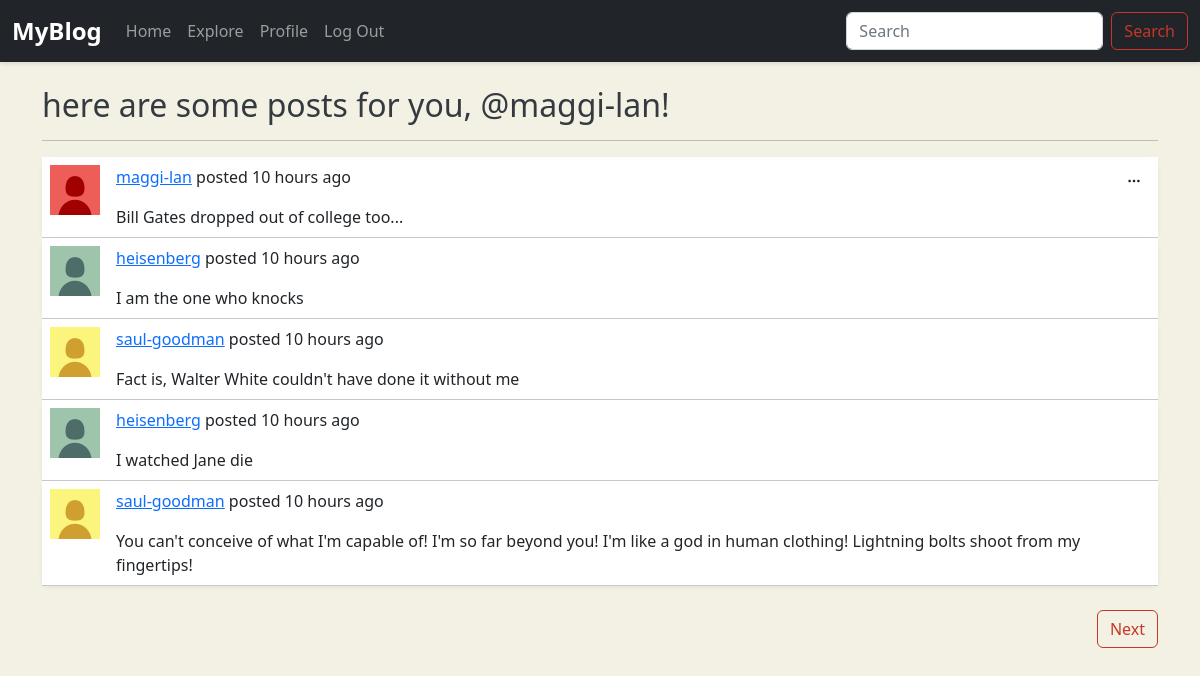
Page /explore (signed in) on the committed database.
### tables this page shows
CREATE TABLE users (
id INTEGER PRIMARY KEY AUTOINCREMENT,
username TEXT UNIQUE NOT NULL,
hash TEXT NOT NULL,
name TEXT,
bio TEXT,
pfp TEXT);

CREATE TABLE posts (
id INTEGER PRIMARY KEY AUTOINCREMENT,
user_id INTEGER NOT NULL,
content TEXT NOT NULL,
post_time TIMESTAMP DEFAULT CURRENT_TIMESTAMP,
FOREIGN KEY (user_id) REFERENCES users(id) ON DELETE CASCADE);

### app.py (the view)
@app.route("/explore")
@login_required
def explore():
    cursor = get_db().cursor()
    page = int(request.args.get("page", 1))
    per_page = 5
    offset = (page - 1) * per_page
    cursor.execute("SELECT posts.id, username, content, post_time, users.pfp FROM posts JOIN users ON users.id = user_id ORDER BY post_time DESC LIMIT ? OFFSET ?", (per_page, offset))
    posts = cursor.fetchall()
    for i in range(len(posts)):
        posts[i] = dict(posts[i])
        post = posts[i]
        post["post_time"] = time_ago(post["post_time"])
    cursor.execute("SELECT COUNT(*) FROM posts")
    total_posts = cursor.fetchone()[0]
    total_pages = (total_posts + per_page - 1) // per_page
    print(total_pages)
    return render_template("explore.html", posts=posts, page=page, total_pages=total_pages)

### app.py (called while the page is built)
@app.teardown_appcontext # this will automatically close the db connection after each request
def close_connection(exception):
    db = g.pop('db', None)
    if db is not None:
        db.close()

### helper.py (called while the page is built)
def get_db():
    if 'db' not in g:  # 'g' is a temporary storage object
        g.db = connect("blog.db") # 'db' is an attribute in which we are going to store the connection
        g.db.row_factory = Row  #rows will be a list while row will be an object
    return g.db

def login_required(main): # decorator function
    @wraps(main) # helps in importing some meta data to the inner function --> no use, it just makes stuff easier for the intepreter
    def inner(*args, **kwargs):  # args and kwargs already represent the arguements the main arguement recieves
        if not session.get("user_id"):
            return redirect("/login")
        return main(*args, **kwargs)
    return inner

def time_ago(post_time):
    post_time = datetime.strptime(post_time, "%Y-%m-%d %H:%M:%S").replace(tzinfo=timezone.utc)
    now = datetime.now(timezone.utc)
    seconds = int((now - post_time).total_seconds())
    if seconds < 60:
        return f"{seconds} seconds" if (seconds != 1) else f"{seconds} second"
    elif seconds < 60*60:
        minutes =  seconds // 60
        return f"{minutes} minutes" if (minutes > 1) else f"{minutes} minute"
    elif seconds < 60*60*24:
        hours = seconds // (60 * 60)
        return f"{hours} hours" if (hours > 1) else f"{hours} hour"
    else:
        days = seconds // (60*60*24)
        return f"{days} days" if (days > 1) else f"{days} day"

### templates/explore.html (shortened to what this page needs)
{% extends "layout.html" %}
{% block body %}
    <div class="container py-4">
        <h2>here are some posts for you, @{{ session.username }}!</h2>
        <hr>
        {% set path = '/explore' %}
        {% include 'posts.html' %}
    </div>
{% endblock %}

### templates/posts.html (shortened to what this page needs)
<table class="table table-hover" id="posts" valign="top">
    {% for post in posts %}
        <tr>
            <td style="width: 60px;">
                <img src="{{ post.pfp }}" style="width: 50px; height: 50px;">
            </td>
            <td>
                <p>
                    <a href="/profile/{{ post.username }}">{{ post.username }}</a>
                    posted {{ post.post_time }} ago
                </p>
                {{ post.content }}
            </td>
            <td style="width: 1%; white-space: nowrap;">
                {% if post.username == session["username"] %}
                    <div class="dropdown text-end">
                        <button class="btn btn-sm" type="button" data-bs-toggle="dropdown" aria-expanded="false">
                            <i class="bi bi-three-dots"></i>
                        </button>
                    </div>
                {% endif %}
            </td>
        </tr>
    {% endfor %}
</table>
<div class="d-flex justify-content-between my-4">
    {% if total_pages > page %}
        <a class="btn btn-outline-success" href="{{ path }}?page={{ page + 1 }}#posts">Next</a>
    {% else %}
        <span></span>
    {% endif %}
</div>

### static/styles.css (style rules this page uses)
body { background-color: #f3f1e3; font-family: 'Segoe UI', Tahoma, Geneva, Verdana, sans-serif; }
h1, h2, h3 { color: #343a40; }
#posts tr { background-color: #ffffff; border-radius: 8px; box-shadow: 0 2px 5px rgba(0,0,0,0.05); margin-bottom: 1rem; padding: 1rem; border: #21252940; transition: background-color 0.2s ease; border-color: #21252940; }
.btn-outline-success { transition: background-color 0.2s ease, color 0.2s ease; --bs-btn-color: #c63728; --bs-btn-border-color: #c63728; --bs-btn-hover-color: #fff; --bs-btn-hover-bg: #c63728; --bs-btn-hover-border-color: #c63728; -bs-btn-active-color: #fff; --bs-btn-active-bg: #c63728; --bs-btn-active-border-color: #c63728; }
.d-flex.justify-content-between { gap: 1rem; }
#posts td { vertical-align: top; }

### rows in the picture
users: username "maggi-lan"
posts: pfp (picture), username "maggi-lan", post_time "10 hours", content "Bill Gates dropped out of college too..."
posts: pfp (picture), username "heisenberg", post_time "10 hours", content "I am the one who knocks"
posts: pfp (picture), username "saul-goodman", post_time "10 hours", content "Fact is, Walter White couldn't have done it without me"
posts: pfp (picture), username "heisenberg", post_time "10 hours", content "I watched Jane die"
posts: pfp (picture), username "saul-goodman", post_time "10 hours", content "You can't conceive of what I'm capable of! I'm so far beyond you! I'm like a god in human clothing! Lightning bolts shoot from my fingertips!"
